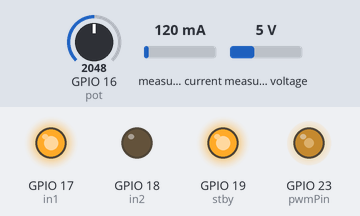
Recording of a program running on a simulated ESP32. Parts: output pins drawn as LEDs (lit = HIGH). Inputs (shaded band) come from the test bench; at power-on: GPIO 16 (pot) = 2048, measured current 120 mA, measured voltage 5 V. What the program prints to the serial monitor is not drawn.

Above: at 2.2 s.
2.3 s: GPIO 16 (pot) set to 2866
At 4.1 s:
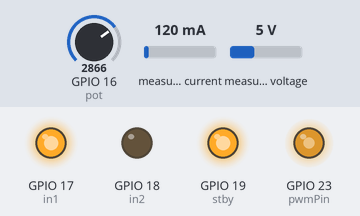
4.5 s: GPIO 16 (pot) set to 3603
At 6.1 s:
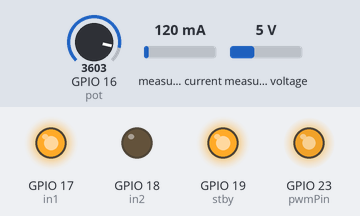
6.5 s: GPIO 16 (pot) set to 491
At 8.0 s:
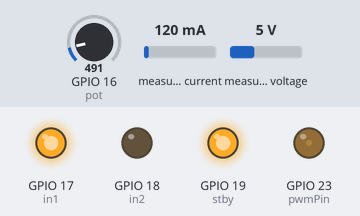
8.5 s: GPIO 16 (pot) set to 2047
At 10.0 s:
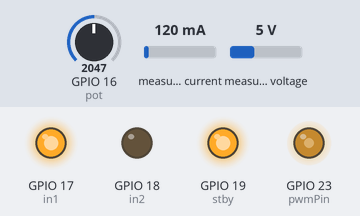
Timing chart, 0 to 11.5 s (numbered marks = the images above; inputs shaded):
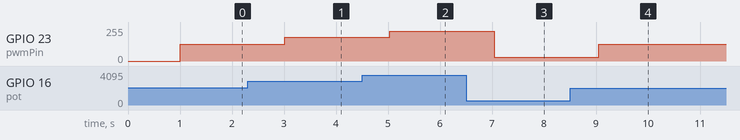

The program:

main.cpp
```cpp
#include <Wire.h>
#include <Arduino.h>
#include <Adafruit_INA219.h>
Adafruit_INA219 ina219;
const int in1 = 17;
const int in2 = 18;
const int pwmPin = 23;
const int stby = 19;
const int pot = 16;

void setup() {
 Serial.begin(115200);
 ina219.begin();
 pinMode(in1, OUTPUT);
 pinMode(in2, OUTPUT);
 pinMode(stby, OUTPUT);
 digitalWrite(stby, HIGH);
 digitalWrite(in1, HIGH);
 digitalWrite(in2, LOW);
 ledcSetup(0, 5000, 8);
 ledcAttachPin(pwmPin, 0);
 delay(1000);
}
void loop() {
 float arus = ina219.getCurrent_mA();
 float tegangan_V = ina219.getBusVoltage_V();
 float daya_mW = ina219.getPower_mW();
 int potValue = analogRead(pot);
 int pwmValue = map(potValue, 0, 4095, 0, 255);
 int duty = pwmValue;
 ledcWrite(0, duty);
 Serial.print("Arus: ");
 Serial.print(arus);
 Serial.println(" mA");
 Serial.print("Tegangan: ");
 Serial.print(tegangan_V);
 Serial.println(" V");
 Serial.print("Daya: ");
 Serial.print(daya_mW);
 Serial.println(" mW");
 delay(1000);
}
```

Measured:
- after the input at 2.3 s, GPIO 23 (pwmPin): 127/255 → 177/255 after 0.72 s
- after the input at 4.5 s, GPIO 23 (pwmPin): 177/255 → 223/255 after 0.53 s
- after the input at 6.5 s, GPIO 23 (pwmPin): 223/255 → 30/255 after 0.54 s
- after the input at 8.5 s, GPIO 23 (pwmPin): 30/255 → 127/255 after 0.55 s
